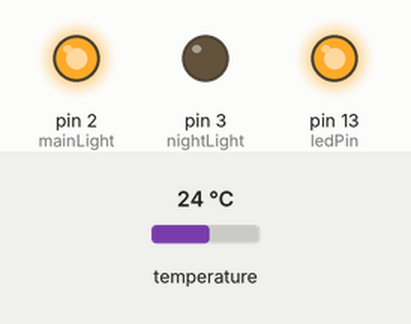
A sketch run on a simulated Arduino Uno, built with avr-gcc and run on an emulated ATmega328P. Shown: output pins drawn as LEDs (lit = HIGH). Wiring (inferred from the names in the program): DS3231 clock at I2C address 0x68. Inputs (shaded band) come from the test bench; at power-on: temperature 24 °C. The local clock reads 2024-03-15 10:24:30 at power-on unless the sketch sets it; what the sketch prints to the serial monitor is not drawn.

Above: at 2.5 s.
At 7.5 s:
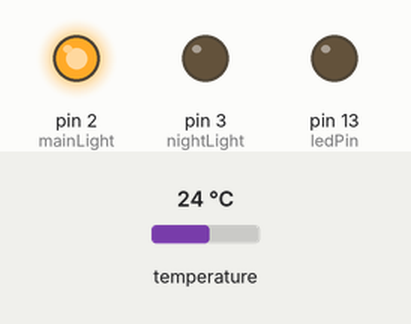
Timing chart, 0 to 13.0 s (numbered marks = the images above):
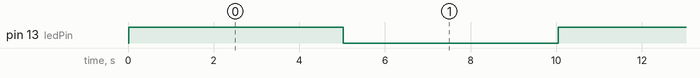

Measured:
- by itself, pin 13 (ledPin): alternates HIGH for 5.0 s and LOW for 5.0 s

The sketch:

ligth.ino
```cpp
#include <DS3231M.h>
#include <Wire.h>
DS3231M_Class DS3231M;

int ledPin = 13;
int mainLight = 2;
int nightLight = 3;

void setup() {
  pinMode(ledPin, OUTPUT);
  pinMode(mainLight, OUTPUT);
  pinMode(nightLight, OUTPUT);
  digitalWrite(ledPin, LOW);
  digitalWrite(mainLight, HIGH);
  digitalWrite(nightLight, LOW);

  Serial.begin(9600);
  while (!DS3231M.begin()) { // Initialize RTC communications
    Serial.println("Unable to find DS3231M. Checking again in 3 seconds.");
    delay(3000);
  } // of loop until device is located
DS3231M.adjust(DateTime (__DATE__,__TIME__));       // Use compile date/time
} // of setup

void loop() {
  DateTime now = DS3231M.now();
  Serial.println("");
  Serial.print("Year:   ");Serial.println(now.year());
  Serial.print("Month:  ");Serial.println(now.month());
  Serial.print("Day:    ");Serial.println(now.day());
  Serial.print("Hour:   ");Serial.println(now.hour());
  Serial.print("Minute: ");Serial.println(now.minute());
  Serial.print("Second: ");Serial.println(now.second());


  if (now.hour() >= 23 || now.hour() < 8)
    {
      digitalWrite(nightLight, HIGH);
      digitalWrite(mainLight, LOW);
      Serial.print(" night");
    }
    else
    {
      digitalWrite(nightLight, LOW);
      digitalWrite(mainLight, HIGH);
      Serial.print(" day");
    }
    digitalWrite(ledPin, HIGH);   // turn the LED on (HIGH is the voltage level)
  delay(5000);             // wait for a second
  digitalWrite(ledPin, LOW);    // turn the LED off by making the voltage LOW
  delay(5000);             // wait for a second
}
```
